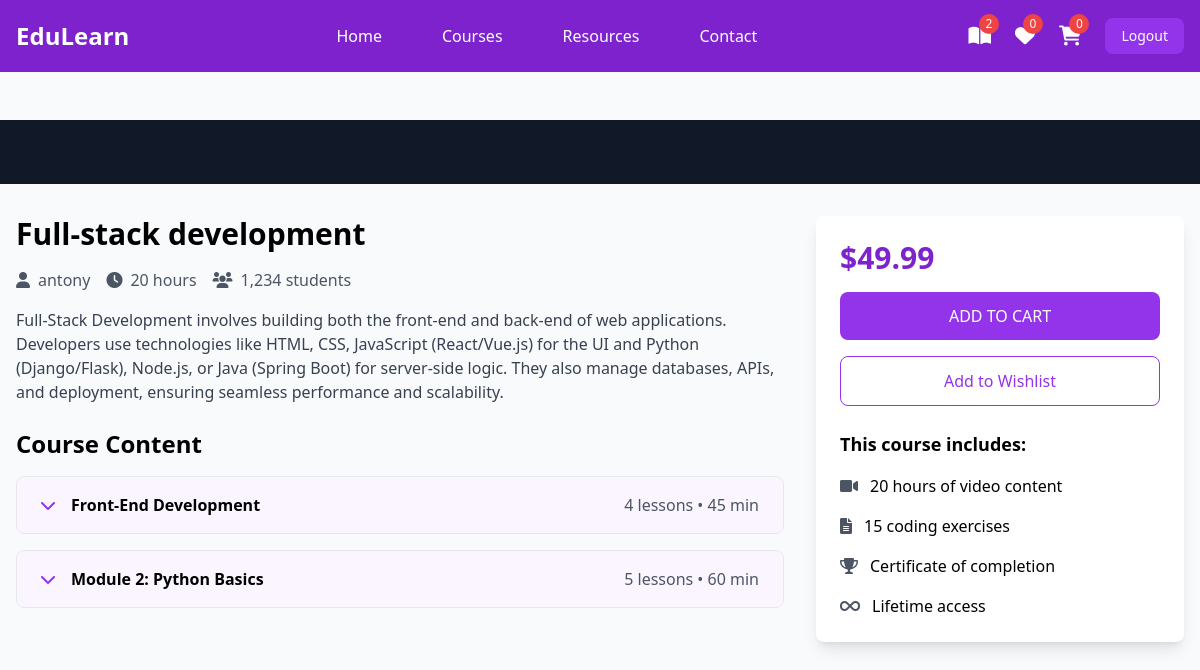
The app's page /student/courses/2/ (signed in) with its own data.
### instructor/models.py (models this page shows, shortened)
class User(AbstractUser):
    ROLE_OPTION=(
        ("INSTRUCTOR","INSTRUCTOR"),
        ("STUDENT","STUDENT")
    )
    role=models.CharField(max_length=15,choices=ROLE_OPTION,default="STUDENT")

class Course(models.Model):
    title=models.CharField(max_length=50)
    description=models.TextField()
    price=models.DecimalField(decimal_places=2,max_digits=5)
    owner=models.ForeignKey(User,on_delete=models.SET_NULL,related_name="courses",null=True)
    is_free=models.BooleanField(default=False)
    picture=models.ImageField(upload_to="courseimage",null=True,blank=True,default="courseimage/default.png")
    thumbnail=EmbedVideoField()
    Category_objects=models.ManyToManyField(Category)
    created_at=models.DateTimeField(auto_now_add=True)
    updated_at=models.DateTimeField(auto_now=True)

class Module(models.Model):
    title=models.CharField(max_length=200)
    course_object=models.ForeignKey(Course,on_delete=models.CASCADE,related_name="modules")
    order=models.PositiveIntegerField()

### student/views.py (the view)
# urls.py: path("courses/<int:pk>/",views.CourseDetailView.as_view(),name="course-detail"),
@method_decorator(signin_required,name="dispatch")
class CourseDetailView(View):
    def get(self,request,*args,**kwargs):
        id=kwargs.get("pk")
        course_instance=Course.objects.get(id=id)
        return render(request,"course_detail.html",{"course":course_instance})

### student/context_processor.py (called while the page is built)
def course_context(request):
    count=0
    if request.user.is_authenticated:
        orders=request.user.purchase.filter(is_paid=True)
        count=len([c for o in orders for c in o.course_objects.all()])
    return {'count':count}

### student/templates/course_detail.html (shortened to what this page needs)
{%extends 'base.html'%}
{%block main_block%}
{% load embed_video_tags %}
    <div class="pt-20">
        <div class="bg-gray-900 w-full">
            <div class="max-w-screen-xl mx-auto px-4 py-8">
            </div>
        </div>
        <div class="max-w-screen-xl mx-auto px-4 py-8 grid grid-cols-1 lg:grid-cols-3 gap-8">
                    <div class="lg:col-span-2">
                        <h1 class="text-3xl font-bold mb-4">{{course.title}}</h1>
                        <div class="flex items-center mb-4 text-gray-600">
                            <span class="mr-4"><i class="fas fa-user mr-2"></i>{{course.owner}}</span>
                            <span class="mr-4"><i class="fas fa-clock mr-2"></i>20 hours</span>
                            <span><i class="fas fa-users mr-2"></i>1,234 students</span>
                        </div>
                        <p class="text-gray-700 mb-6">{{course.description}}</p>
                <div class="space-y-4">
                    <h2 class="text-2xl font-bold mb-4">Course Content</h2>
                    {%for module in course.modules.all%}
                    <div class="border rounded-lg overflow-hidden">
                        <button class="w-full px-6 py-4 bg-purple-50 hover:bg-purple-100 flex items-center justify-between" onclick="toggleModule('module1')">
                            <div class="flex items-center">
                                <i class="fas fa-chevron-down mr-4 text-purple-600"></i>
                                <span class="font-semibold">{{module.title}}</span>
                            </div>
                            <span class="text-gray-600">4 lessons • 45 min</span>
                        </button>
                    </div>
                    {%endfor%}
                    <div class="border rounded-lg overflow-hidden">
                        <button class="w-full px-6 py-4 bg-purple-50 hover:bg-purple-100 flex items-center justify-between" onclick="toggleModule('module2')">
                            <div class="flex items-center">
                                <i class="fas fa-chevron-down mr-4 text-purple-600"></i>
                                <span class="font-semibold">Module 2: Python Basics</span>
                            </div>
                            <span class="text-gray-600">5 lessons • 60 min</span>
                        </button>
                    </div>
                </div>
            </div>
            <div class="lg:col-span-1">
                <div class="bg-white p-6 rounded-lg shadow-lg sticky top-24">
                    <div class="text-3xl font-bold mb-4 text-purple-700">$49.99</div>
                    <a href="{%url 'add-to-cart' course.id%}">
                        <button class="w-full bg-purple-600 text-white py-3 rounded-lg mb-4 hover:bg-purple-700 transition duration-300">
                            ADD TO CART
                        </button>
                    </a>
                    <button class="w-full border border-purple-600 text-purple-600 py-3 rounded-lg mb-6 hover:bg-purple-50 transition duration-300">
                        Add to Wishlist
                    </button>
                    <div class="space-y-4">
                        <h3 class="font-bold text-lg">This course includes:</h3>
                        <div class="flex items-center">
                            <i class="fas fa-video mr-3 text-gray-600"></i>
                            <span>20 hours of video content</span>
                        </div>
                        <div class="flex items-center">
                            <i class="fas fa-file-alt mr-3 text-gray-600"></i>
                            <span>15 coding exercises</span>
                        </div>
                        <div class="flex items-center">
                            <i class="fas fa-trophy mr-3 text-gray-600"></i>
                            <span>Certificate of completion</span>
                        </div>
                        <div class="flex items-center">
                            <i class="fas fa-infinity mr-3 text-gray-600"></i>
                            <span>Lifetime access</span>
                        </div>
                    </div>
                </div>
            </div>
        </div>
    </div>
{%endblock%}

### student/templates/base.html (shortened to what this page needs)
<!DOCTYPE html>
<html lang="en">
<head>
    <script src="https://cdn.tailwindcss.com"></script>
    <link href="https://cdnjs.cloudflare.com/ajax/libs/font-awesome/6.0.0/css/all.min.css" rel="stylesheet">
</head>
<body class="bg-gray-50">
    <nav class="bg-purple-700 fixed w-full z-20 top-0 left-0 ">
        <div class="max-w-screen-xl flex flex-wrap items-center justify-between mx-auto p-4">
            <a href="#" class="flex items-center">
                <span class="self-center text-2xl font-semibold text-white">EduLearn</span>
            </a>
            <div class="items-center justify-between hidden w-full md:flex md:w-auto md:order-1">
                <ul class="flex flex-col p-4 md:p-0 mt-4 font-medium md:flex-row md:space-x-8 md:mt-0">
                    <li><a href="{%url 'index'%}" class="block py-2 pl-3 pr-4 text-white hover:text-purple-200">Home</a></li>
                    <li><a href="{%url 'mycourses'%}" class="block py-2 pl-3 pr-4 text-white hover:text-purple-200">Courses</a></li>
                    <li><a href="#" class="block py-2 pl-3 pr-4 text-white hover:text-purple-200">Resources</a></li>
                    <li><a href="#" class="block py-2 pl-3 pr-4 text-white hover:text-purple-200">Contact</a></li>
                </ul>
            </div>
            <div class="flex items-center space-x-6 md:order-2">
                <div class="relative group">
                    <a href="{%url 'mycourses'%}" class="text-white hover:text-purple-200">
                        <i class="fas fa-book-open text-xl"></i>
                        <span class="absolute -top-2 -right-2 bg-red-500 text-white text-xs rounded-full h-5 w-5 flex items-center justify-center">{{count}}</span>
                    </a>
                </div>
                <div class="relative group">
                    <a href="#" class="text-white hover:text-purple-200">
                        <i class="fas fa-heart text-xl"></i>
                        <span class="absolute -top-2 -right-2 bg-red-500 text-white text-xs rounded-full h-5 w-5 flex items-center justify-center">0</span>
                    </a>
                </div>
                <div class="relative group">
                    <a href="{%url 'cart-summary'%}" class="text-white hover:text-purple-200">
                        <i class="fas fa-shopping-cart text-xl"></i>
                        <span class="absolute -top-2 -right-2 bg-red-500 text-white text-xs rounded-full h-5 w-5 flex items-center justify-center">{{request.user.basket.all.count}}</span>
                    </a>
                </div>
                <a href="{%url 'logout'%}"><button class="text-white bg-purple-600 hover:bg-purple-800 focus:ring-4 focus:outline-none focus:ring-purple-300 font-medium rounded-lg text-sm px-4 py-2 text-center">Logout</button></a>
            </div>
        </div>
    </nav>
    <div class="mt-10">
        {%block main_block%}
    {%endblock%}
    </div>
</body>
</html>

### records on screen
User: user.basket.all.count "0"
Course: title "Full-stack development", owner "antony", description "Full-Stack Development involves building both the front-end and back-end of web applications. Developers use technologies like HTML, CSS, JavaScript (React/Vue.js) for the UI and Python (Django/Flask), Node.js, or Java (Spring Boot) for server-side logic. They also manage databases, APIs, and deployment, ensuring seamless performance and scalability."
Module: title "Front-End Development"

### other values on screen
{{ count }} "2"
